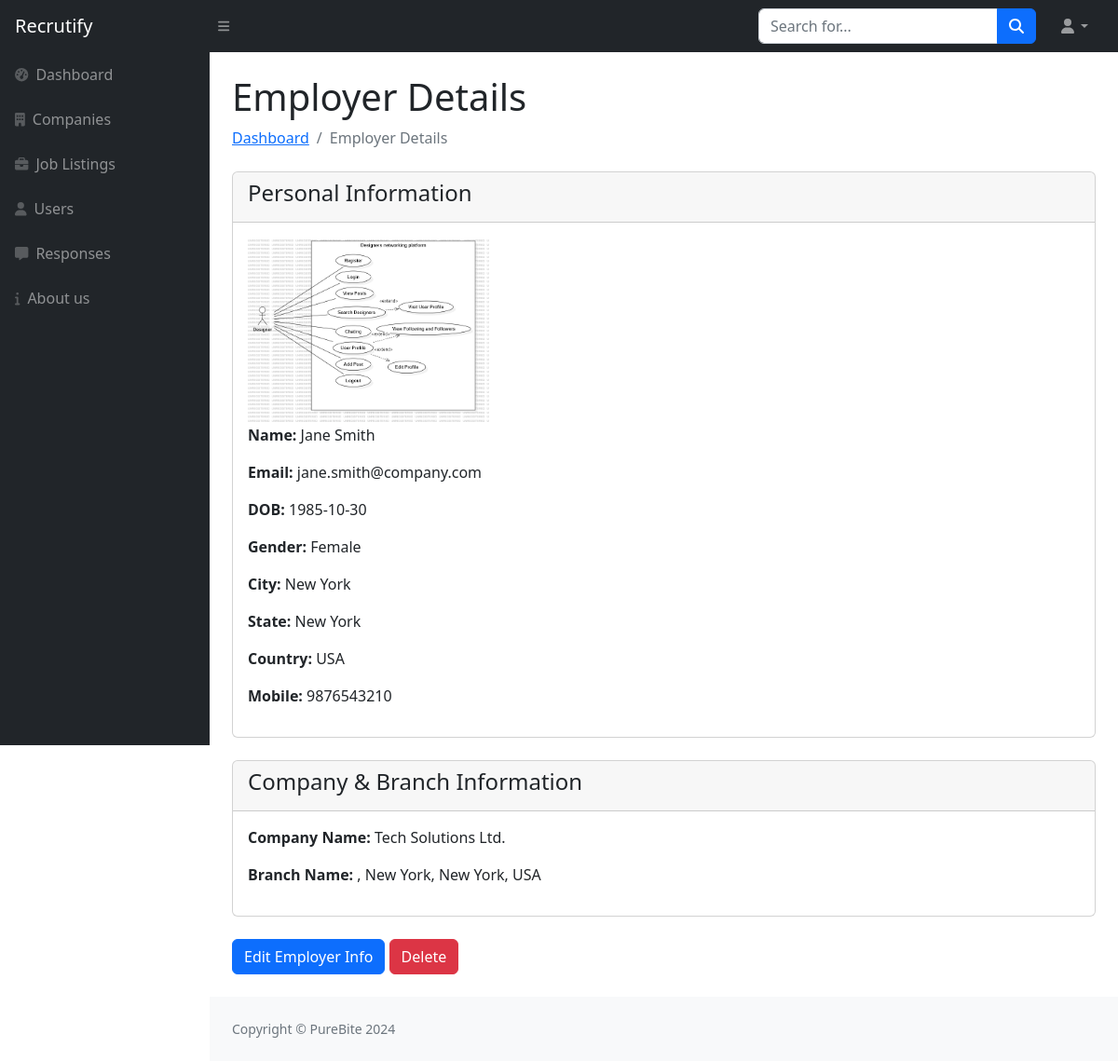
/admin/view-employer.php?user_id=4, run on an earlier commit of the app's database.
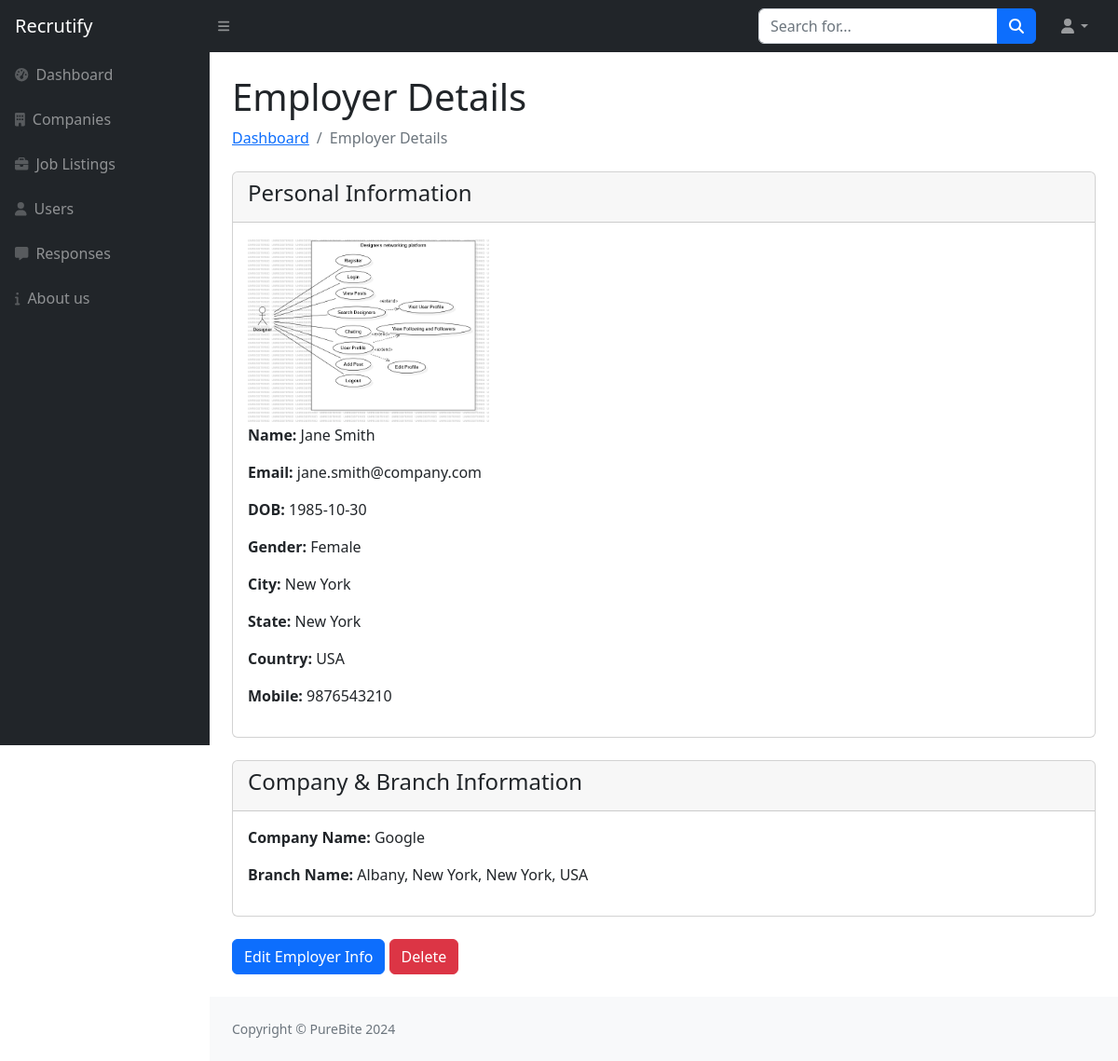
And on a later commit of the database.
### tables this page shows
CREATE TABLE `users_tbl` (
  `User_Id` int(11) NOT NULL,
  `User_Type` enum('Admin','Jobseeker','Employer') NOT NULL DEFAULT 'Jobseeker',
  `Company_Id` int(11) DEFAULT NULL,
  `Branch_Id` int(11) DEFAULT NULL,
  `Name` varchar(50) NOT NULL,
  `Email` varchar(50) NOT NULL,
  `DOB` date DEFAULT NULL,
  `Gender` enum('Male','Female','Other') DEFAULT NULL,
  `City` varchar(50) NOT NULL,
  `State` varchar(50) NOT NULL,
  `Country` varchar(100) NOT NULL,
  `Mobile` varchar(20) NOT NULL,
  `Image` text DEFAULT NULL,
  `Password` varchar(15) NOT NULL,
  `Status` enum('Active','Deleted') NOT NULL DEFAULT 'Active',
  `Register_Date` datetime NOT NULL
);

CREATE TABLE `company_tbl` (
  `Company_Id` int(11) NOT NULL,
  `Posted_by` int(11) NOT NULL DEFAULT 6,
  `Name` varchar(50) NOT NULL,
  `Description` varchar(5000) NOT NULL,
  `Business_Stream` varchar(100) NOT NULL,
  `Establishment_Year` year(4) NOT NULL,
  `Website` varchar(50) NOT NULL,
  `Phone` varchar(20) NOT NULL,
  `Email` varchar(50) NOT NULL,
  `Logo` text NOT NULL,
  `Main_Branch_Id` int(11) DEFAULT NULL
);

### admin/view-employer.php (the view)
<?php
include("sidebar.php");
$user_id = $_GET['user_id'];
?>
<div id="layoutSidenav_content">
    <div class="container-fluid px-4">
        <h1 class="mt-4">Employer Details</h1>
        <ol class="breadcrumb mb-4">
            <li class="breadcrumb-item"><a href="index.php">Dashboard</a></li>
            <li class="breadcrumb-item active">Employer Details</li>
        </ol>
        <?php
            $query = "
                SELECT
                    u.*,
                    c.Name AS CompanyName,
                    CONCAT(b.Address, ', ', b.City, ', ', b.State, ', ',b.Country) AS Address
                FROM
                    users_tbl u
                LEFT JOIN company_tbl c ON u.Company_Id = c.Company_Id
                LEFT JOIN branch_tbl b ON u.Branch_Id = b.Branch_Id
                WHERE
                    u.User_Id = $user_id AND u.User_Type = 'Employer'";
            $result = mysqli_query($con, $query);
            $employer = mysqli_fetch_assoc($result);
        ?>
        <div class="card mb-4">
            <div class="card-header">
                <h4>Personal Information</h4>
            </div>
            <div class="card-body">
                <img src="../<?php echo $employer['Image']; ?>" alt="<?php echo $employer['Name']; ?>" style="height:200px;" class="img-fluid" />
                <p><strong>Name:</strong> <?php echo $employer['Name']; ?></p>
                <p><strong>Email:</strong> <?php echo $employer['Email']; ?></p>
                <p><strong>DOB:</strong> <?php echo $employer['DOB']; ?></p>
                <p><strong>Gender:</strong> <?php echo $employer['Gender']; ?></p>
                <p><strong>City:</strong> <?php echo $employer['City']; ?></p>
                <p><strong>State:</strong> <?php echo $employer['State']; ?></p>
                <p><strong>Country:</strong> <?php echo $employer['Country']; ?></p>
                <p><strong>Mobile:</strong> <?php echo $employer['Mobile']; ?></p>
            </div>
        </div>
        <div class="card mb-4">
            <div class="card-header">
                <h4>Company & Branch Information</h4>
            </div>
            <div class="card-body">
                <p><strong>Company Name:</strong> <?php echo $employer['CompanyName']; ?></p>
                <p><strong>Branch Name:</strong> <?php echo $employer['Address']; ?></p>
            </div>
        </div>
        <div class="mb-4">
            <a href="update-employer.php?user_id=<?php echo $user_id; ?>" class="btn btn-primary">Edit Employer Info</a>
            <a href="delete-user.php?user_id=<?php echo $employer['User_Id']; ?>" class="btn btn-danger" onclick="return confirm('Are you sure you want to delete this employer?');">Delete</a>
        </div>
    </div>
<?php include("footer.php"); ?>

What changed in the data, as far as the page shows it:
changed through a linked row, users_tbl "Jane Smith": Company_Id.Name "Tech Solutions Ltd." → "Google"
Also different on the page:
$employer['Address']: ", New York, New York, USA" → "Albany, New York, New York, USA"
